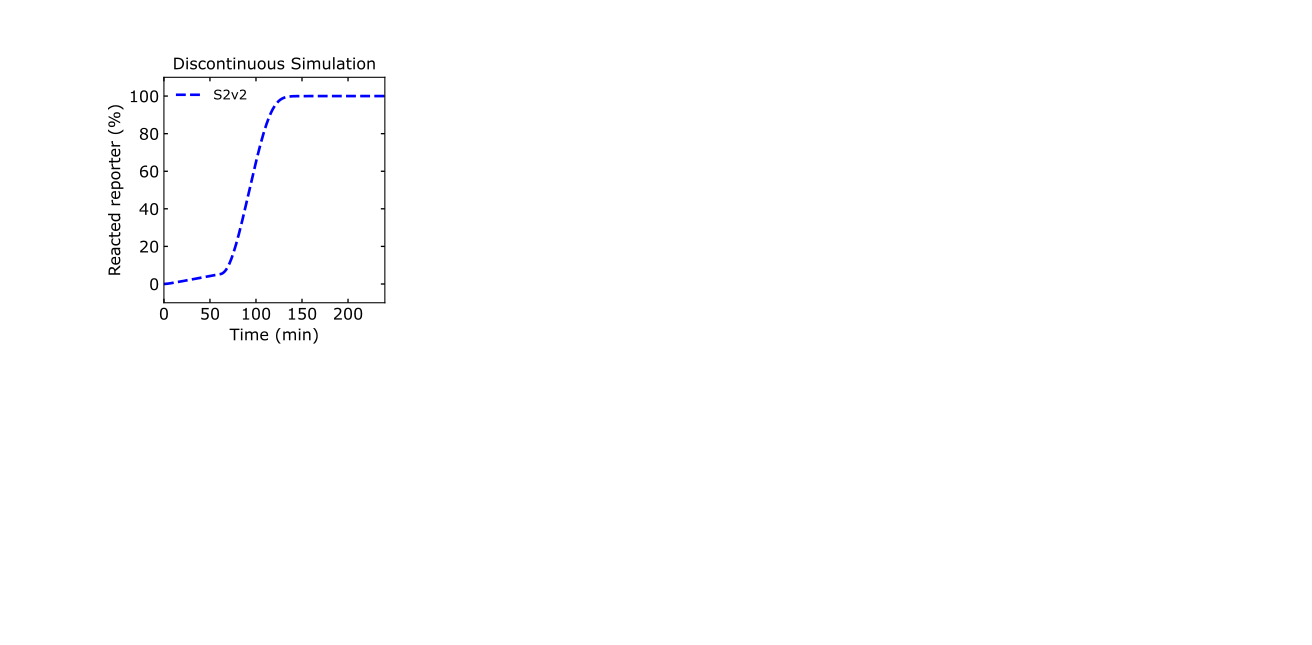

Here is the Python script that generated this plot:
# -*- coding: utf-8 -*-
"""
Created on Tue Jul  5 14:25:45 2022

@author: tnm12
"""
import numpy as np
import scipy.integrate as spi
import matplotlib as mpl
import matplotlib.pyplot as plt
import sys
import Simulatorv2021 as RSDs #imoort version 2021 of the simulator
    
'''
##############################################################################
Simulations
In this example, the 1_2 gate is initially transcribed for an hour in the
absence of the I1 template. After the first hour, the I1 template is added and
the reaction is resumed for another 3 hours
##############################################################################
'''


REP_con = 500 #reporter concentration

k_txn = 0.01 #transcription rate

    
t_sim = np.linspace(0,1,1001)*3600 # seconds

# model with inputs
model = RSDs.RSD_sim(5) # define the model instance and # of domains

# specify DNA txn templates and reporters and concentrations

model.molecular_species('gate{1,2}',DNA_con=25)
model.molecular_species('reporter{2}',DNA_con=REP_con)
model.global_rate_constants(ktxn=k_txn) #globally changes transcription rates

# simulate the model (before addition of the input template)
model.simulate(t_sim)

# updating the simulation time for the second phase of the simulation
t_sim2 = np.linspace(t_sim[-1]/3600,4,1001)*3600 # seconds

# adding the I1 template to the model
model.molecular_species('input{1}',DNA_con=25)

# simulate the model (after addition of the input template)
model.simulate(t_sim2,iteration=2) #must specify it is second iteration

# pulling out the reporter concentration for plotting
S2 = model.output_concentration('S{2}')

fs = 12
plt.subplot(2,4,1)
plt.plot(model.t/60,(S2/REP_con)*100,'blue',linewidth=2,linestyle='--')
plt.xticks(fontsize=fs)
plt.yticks(fontsize=fs)
plt.ylim(-10,110)
plt.xlim(0,240)
ax1 = plt.gca()
ax1.xaxis.set_tick_params(which='both',size=3,width=1,direction='in',top='on')
#ax1.xaxis.set_major_locator(MaxNLocator(integer=True))
ax1.yaxis.set_tick_params(which='both',size=3,width=1,direction='in',right='on')
plt.xlabel('Time (min)',fontsize=fs)
plt.ylabel('Reacted reporter (%)',fontsize=fs)
plt.legend(['S2v2'],frameon=False)
plt.title('Discontinuous Simulation')
